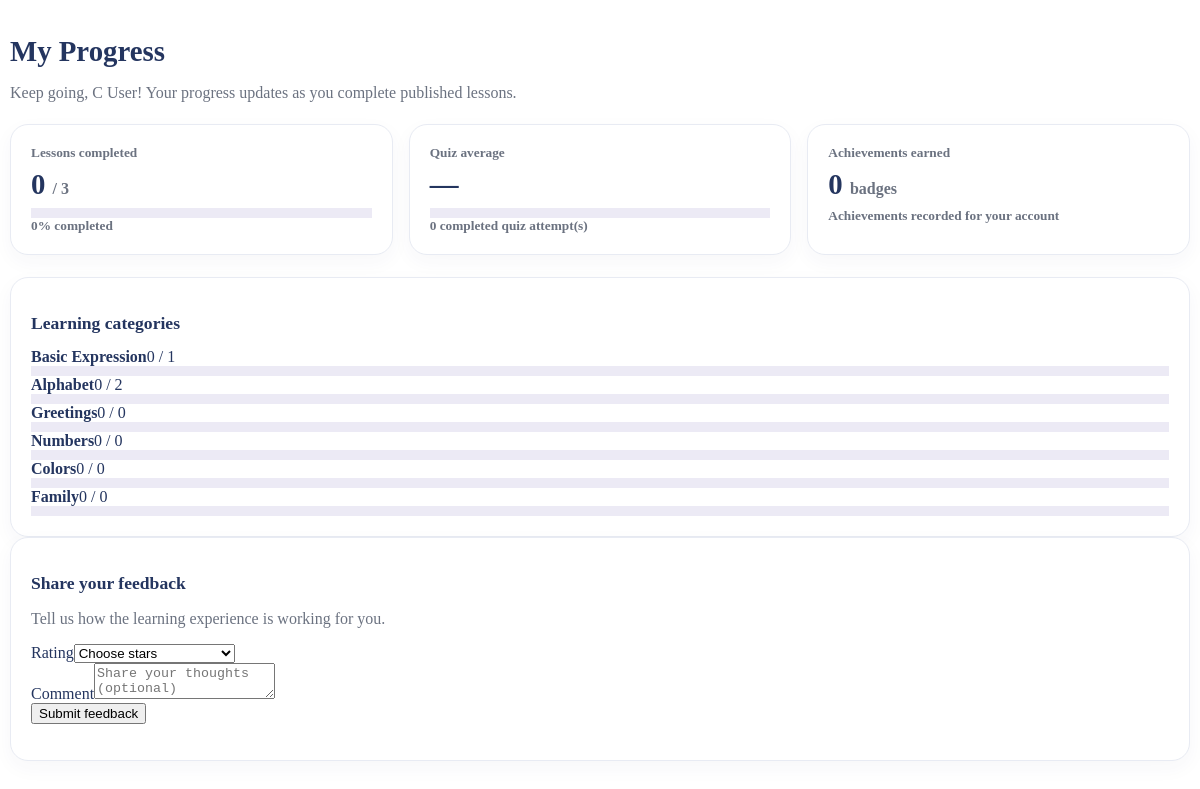
/student_pages/progress.php (signed in), run on an earlier commit of the app's database.
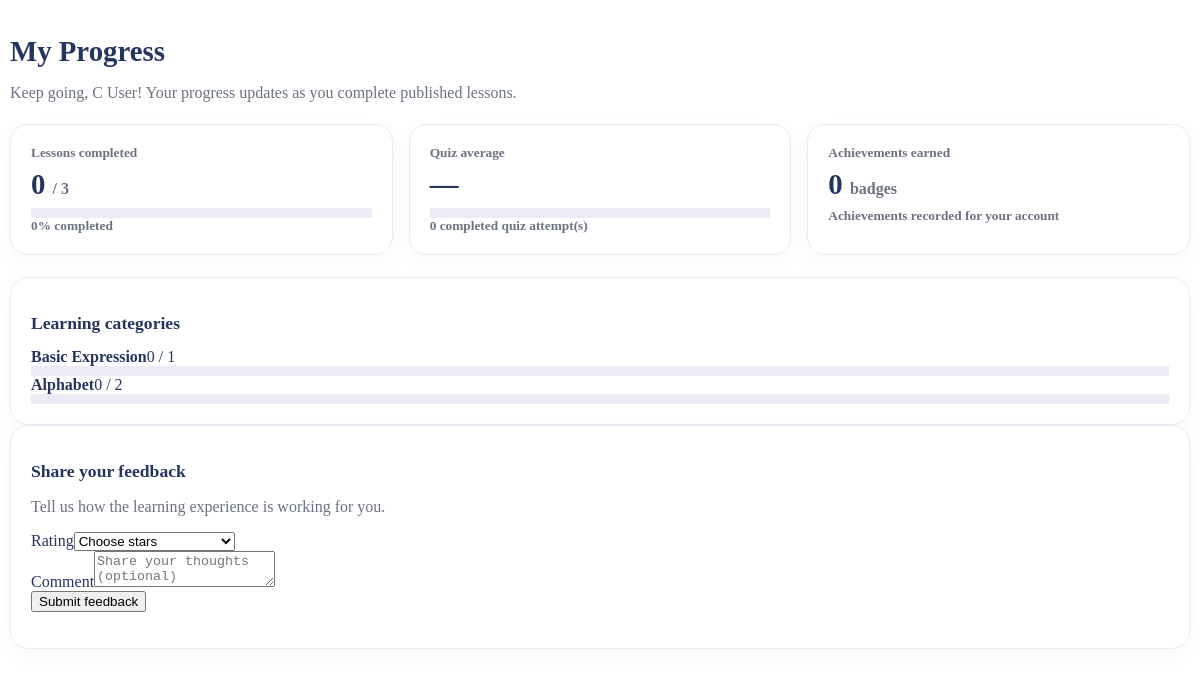
And on a later commit of the database.
### tables this page shows
CREATE TABLE `lesson_categories` (
  `category_id` int(10) UNSIGNED NOT NULL,
  `category_name` varchar(100) NOT NULL,
  `description` text DEFAULT NULL,
  `display_order` int(11) NOT NULL DEFAULT 0,
  `status` enum('active','inactive') NOT NULL DEFAULT 'active',
  `created_at` datetime NOT NULL DEFAULT current_timestamp(),
  `updated_at` datetime NOT NULL DEFAULT current_timestamp() ON UPDATE current_timestamp()
);

### student_pages/progress.php (the view, shortened to what this page needs)
<?php
require_once __DIR__ . '/../config/database.php';
$studentName = htmlspecialchars((string)($_SESSION['name'] ?? 'Student'), ENT_QUOTES, 'UTF-8');
$publishedTotal=0;$completedTotal=0;$quizAttempts=0;$quizAverage=null;$achievementTotal=0;$categories=[];$errorMessage='';
try {
 $studentStmt=$pdo->prepare('SELECT student_id FROM students WHERE user_id=?');$studentStmt->execute([(int)($_SESSION['user_id']??0)]);$studentId=(int)$studentStmt->fetchColumn();
 $publishedTotal=(int)$pdo->query("SELECT COUNT(*) FROM lessons WHERE status='published'")->fetchColumn();
 if($studentId){
  $stmt=$pdo->prepare("SELECT COUNT(*) FROM student_progress p INNER JOIN lessons l ON l.lesson_id=p.lesson_id WHERE p.student_id=? AND p.status='completed' AND l.status='published'");$stmt->execute([$studentId]);$completedTotal=(int)$stmt->fetchColumn();
  $stmt=$pdo->prepare("SELECT COUNT(*) AS attempts, AVG(percentage) AS avg_percentage FROM quiz_attempts WHERE student_id=? AND completed_at IS NOT NULL");$stmt->execute([$studentId]);$quizRow=$stmt->fetch();$quizAttempts=(int)$quizRow['attempts'];$quizAverage=$quizRow['avg_percentage']===null?null:(int)round((float)$quizRow['avg_percentage']);
  $stmt=$pdo->prepare('SELECT COUNT(*) FROM student_achievements WHERE student_id=?');$stmt->execute([$studentId]);$achievementTotal=(int)$stmt->fetchColumn();
  $stmt=$pdo->prepare("SELECT c.category_id,c.category_name,COUNT(l.lesson_id) AS total_lessons,SUM(CASE WHEN p.status='completed' THEN 1 ELSE 0 END) AS completed_lessons
    FROM lesson_categories c LEFT JOIN lessons l ON l.category_id=c.category_id AND l.status='published'
    LEFT JOIN student_progress p ON p.lesson_id=l.lesson_id AND p.student_id=?
    WHERE c.status='active' GROUP BY c.category_id,c.category_name,c.display_order ORDER BY c.display_order,c.category_name");$stmt->execute([$studentId]);$categories=$stmt->fetchAll();
 }
} catch(Throwable $e){error_log('KIDSS student progress query error: '.$e->getMessage());$errorMessage='Progress could not be loaded. Please check the database connection.';}
$percent=$publishedTotal?min(100,(int)round($completedTotal/$publishedTotal*100)):0;
$h=static fn($v)=>htmlspecialchars((string)$v,ENT_QUOTES,'UTF-8');
?>
<div class="student-progress-page">
 <h1>My Progress</h1><p class="muted">Keep going, <?= $studentName ?>! Your progress updates as you complete published lessons.</p>
 <div class="progress-summary-grid">
  <div class="progress-summary-card"><small>Lessons completed</small><strong><?= $completedTotal ?> <span class="muted" style="font-size:1rem">/ <?= $publishedTotal ?></span></strong><div class="progress"></div><small class="mt-2"><?= $percent ?>% completed</small></div>
  <div class="progress-summary-card"><small>Quiz average</small><strong><?= $quizAverage===null?'—':$quizAverage.'%' ?></strong><div class="progress"></div><small class="mt-2"><?= $quizAttempts ?> completed quiz attempt(s)</small></div>
  <div class="progress-summary-card"><small>Achievements earned</small><strong><?= $achievementTotal ?> <span class="muted" style="font-size:1rem">badges</span></strong><small class="mt-2">Achievements recorded for your account</small></div>
 </div>
 <div class="progress-detail-card"><h2>Learning categories</h2>
 <?php if(!$categories): ?><p class="muted mb-0">No active lesson categories yet. They will appear after an administrator or teacher creates them.</p>
 <?php else: foreach($categories as $category): $total=(int)$category['total_lessons'];$done=(int)$category['completed_lessons'];$categoryPercent=$total?min(100,(int)round($done/$total*100)):0; ?>
 <div class="mb-3"><div class="d-flex justify-content-between mb-1"><strong><?= $h($category['category_name']) ?></strong><span><?= $done ?> / <?= $total ?></span></div><div class="progress"></div></div>
 <?php endforeach; endif; ?>
 </div>
 <div class="progress-detail-card mt-4"><h2>Share your feedback</h2><p class="muted">Tell us how the learning experience is working for you.</p><div id="studentFeedbackNotice" class="alert d-none" role="status"></div><form id="studentFeedbackForm" class="row g-3"><div class="col-md-3"><label class="form-label" for="studentFeedbackRating">Rating</label><select class="form-select" id="studentFeedbackRating" name="rating" required><option value="">Choose stars</option><option value="5">5 - Excellent</option><option value="4">4 - Good</option><option value="3">3 - Okay</option><option value="2">2 - Needs improvement</option><option value="1">1 - Poor</option></select></div><div class="col-md-9"><label class="form-label" for="studentFeedbackComment">Comment</label><textarea class="form-control" id="studentFeedbackComment" name="comment" rows="2" maxlength="5000" placeholder="Share your thoughts (optional)"></textarea></div><div class="col-12"><button type="submit" class="btn btn-primary">Submit feedback</button></div></form></div>
</div>

### student_pages/progress.php (style rules this page uses)
.student-progress-page { padding:8px 2px 28px;color:#24355f }
.student-progress-page h1 { font-size:1.8rem;font-weight:850;margin-bottom:5px }
.student-progress-page .muted { color:#6b7280 }
.progress-summary-grid { display:grid;grid-template-columns:repeat(3,minmax(0,1fr));gap:16px;margin:22px 0 }
.progress-summary-card,.progress-detail-card { background:#fff;border:1px solid #e8ebf3;border-radius:18px;padding:20px;box-shadow:0 7px 20px rgba(40,55,100,.04) }
.progress-summary-card small { display:block;color:#6b7280;font-weight:700 }
.progress-summary-card strong { display:block;font-size:1.8rem;margin:7px 0 }
.progress-detail-card h2 { font-size:1.1rem;font-weight:800 }
.student-progress-page .progress { height:10px;background:#eceaf5 }

What changed in the data, as far as the page shows it:
removed lesson_categories: category_name "Greetings", done "0", total "0"
removed lesson_categories: category_name "Numbers", done "0", total "0"
removed lesson_categories: category_name "Colors", done "0", total "0"
removed lesson_categories: category_name "Family", done "0", total "0"
